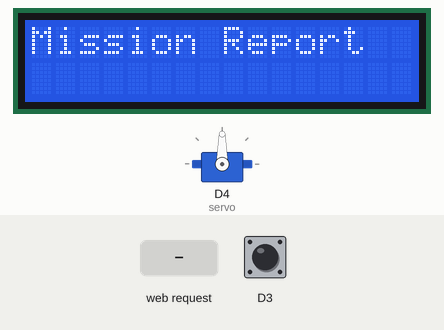
Recording of a sketch running on a simulated ESP8266 (NodeMCU). Parts: servo, 16×2 character LCD. The test bench sets the inputs (shaded band); at power-on: D3 HIGH. WiFi joins after 1.5 s; servers stay silent unless stated; what the sketch prints to the serial monitor is not drawn.

Above: at 2.7 s.
2.8 s: HTTP request GET /get received
4.3 s: D3 pulsed LOW 5 times (0.12 s each, 0.3 s apart)
At 4.87 s:
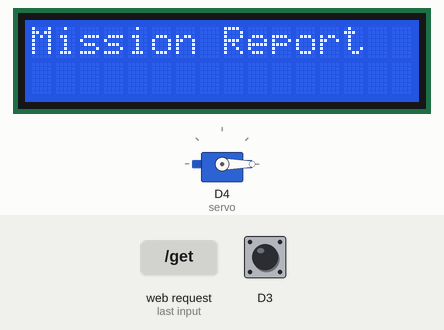
At 6.9 s:
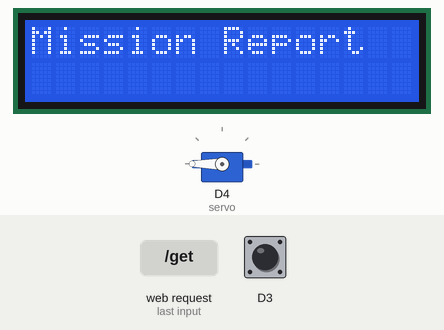
Timing chart, 0 to 8.4 s (numbered marks = the images above; inputs shaded):
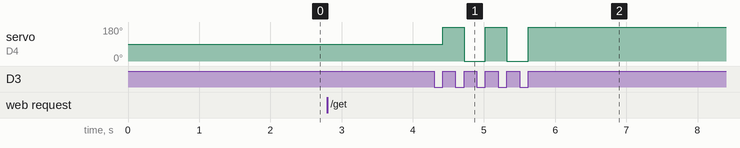

The sketch:

Renegade.ino
```cpp
#include <ESP8266WiFi.h>
#include <Servo.h>
#include <ESPAsyncTCP.h>
#include <ESPAsyncWebServer.h>
#include <LiquidCrystal_I2C.h>
#include <Wire.h>
LiquidCrystal_I2C lcd(0x27,16,2);
Servo servo;
int servoRead = 0;
int buttonState = 1;
int buttonStateOld;
AsyncWebServer server(80);
const char* ssid = "SNOWMAN"; //wifi name
const char* password = "Batman1210"; //wifi password 
const char* PARAM_INPUT_1 = "input1";
//web application
const char index_html[] PROGMEM = R"rawliteral(<!DOCTYPE HTML><html><head><title>Smart Notice Board</title><meta name="viewport" content="width=device-width, initial-scale=5"><p><font size="9" face="sans-serif"><h1>Mission Report</h1></font></p></head><body><center><form action="/get">Enter protocol:<input type="text" name="input1"><input type="submit" value="Send"></form><br></center></body></html>)rawliteral";
//display if the nodeMcu is unable to host the ip
void notFound(AsyncWebServerRequest *request) {
request->send(404, "text/plain", "Not found");
}
void setup(){
//button
//setup the button input
pinMode(D3, INPUT);
//servo
//setup the servo pin
servo.attach(2); //D4
//Specify the baud the NodeMcu uses with is 115200
Serial.begin(115200);
//Connect the lcd to pin D2 D1
Wire.begin(D2,D1);
lcd.begin();
lcd.clear();
lcd.print("Mission Report");
//use wifi function of NodeMcu
WiFi.mode(WIFI_STA);
WiFi.begin(ssid, password);
if (WiFi.waitForConnectResult() != WL_CONNECTED) {
Serial.println("WiFi Failed!");
return;
}
Serial.println();
//Print local ip address broadcasted from NodeMcu
Serial.print("IP Address: ");
Serial.println(WiFi.localIP());
server.on("/", HTTP_GET, [](AsyncWebServerRequest *request){
request->send_P(200, "text/html", index_html);
});
server.on("/get", HTTP_GET, [] (AsyncWebServerRequest *request) {
String message;
String inputParam;
//Get message sent from web server
if (request->hasParam(PARAM_INPUT_1)) {
message = request->getParam(PARAM_INPUT_1)->value();
inputParam = PARAM_INPUT_1;
lcd.clear();
lcd.setCursor(0,0);
lcd.print(message);
//LCD
//Display the text from the left this is to make the buffer time not weird to look at
servo.write(0);
}
else {
message = "No message sent";
inputParam = "none";
}
Serial.println(message);
request->send(200,"text/html",index_html);
});
server.onNotFound(notFound);
server.begin();

}

void loop() {
//Control the opening and closing mechanism manually
buttonStateOld = digitalRead(D3);

    if (buttonState == 0 && buttonStateOld == 1) {
      if(servoRead == 0){
        servo.write(180);
        servoRead = 1;
      }
     else{
        servo.write(0);
        servoRead = 0;
      }
}
buttonState = buttonStateOld;
//
}
```

Measured:
- after the input at 2.8 s, every drawn part: stays the same
- after the input at 4.3 s, servo on D4 (servo): alternates 180° for 0.30 s and 0° for 0.30 s, 5 changes in all, then stays 180°, starting after 0.12 s
